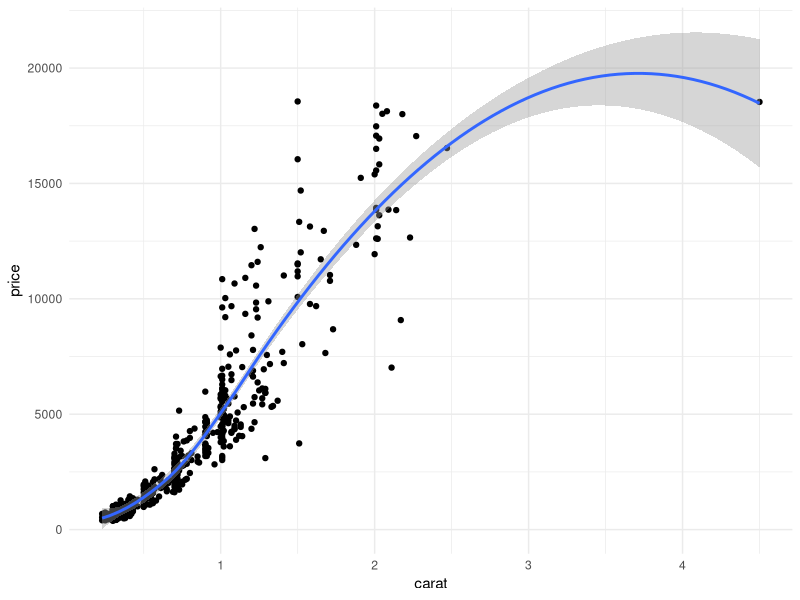
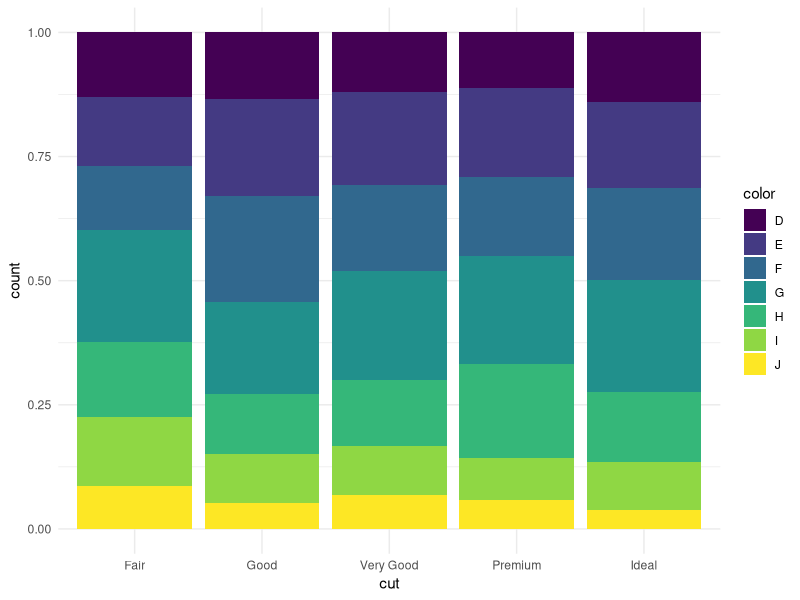

Write the R code that produced these figures, in order.
## ---- chunk 1
library(tidyverse)
head(diamonds)
## ---- chunk 2
ggplot(diamonds %>% sample_n(500), aes(carat, price)) +
  geom_point() +
  geom_smooth() +
  theme_minimal()
## ---- chunk 3
ggplot(diamonds %>% sample_n(5000), aes(cut, fill = color)) +
  geom_bar(position = "fill") +
  theme_minimal()
